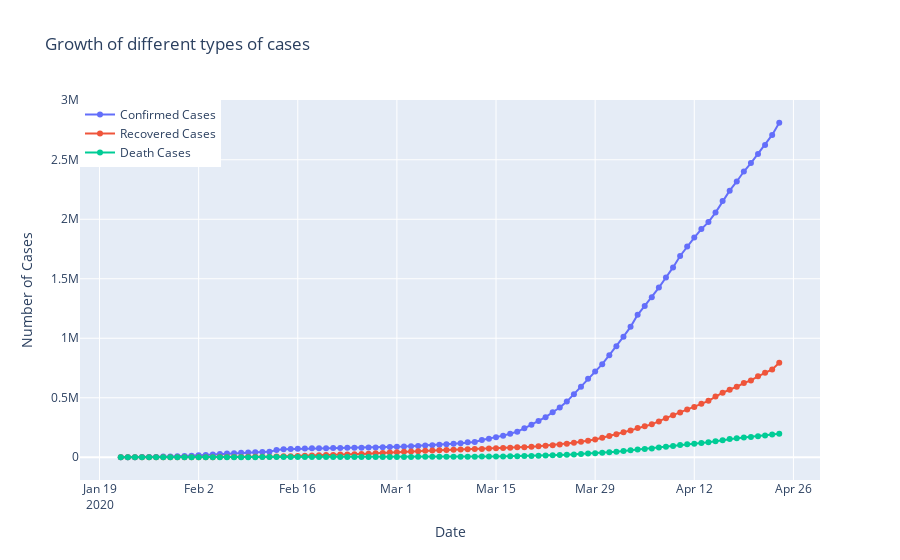

Notebook source saved alongside this figure:
### Markdown cell above
#### <- Growth rate of Confirmed, Recovered and Death Cases ->

### Code cell
print("Average increase in number of Confirmed cases everyday:",np.round(datewise["Confirmed"].diff().fillna(0).mean()))
print("Average increase in number of Recovered cases everyday:",np.round(datewise["Recovered"].diff().fillna(0).mean()))
print("Average increase in number of Death cases everyday:",np.round(datewise["Deaths"].diff().fillna(0).mean()))

fig=go.Figure()
fig.add_trace(go.Scatter(x=datewise.index, y=datewise["Confirmed"],
                    mode='lines+markers',
                    name='Confirmed Cases'))
fig.add_trace(go.Scatter(x=datewise.index, y=datewise["Recovered"],
                    mode='lines+markers',
                    name='Recovered Cases'))
fig.add_trace(go.Scatter(x=datewise.index, y=datewise["Deaths"],
                    mode='lines+markers',
                    name='Death Cases'))
fig.update_layout(title="Growth of different types of cases",
                 xaxis_title="Date",yaxis_title="Number of Cases",legend=dict(x=0,y=1,traceorder="normal"))
fig.show()
